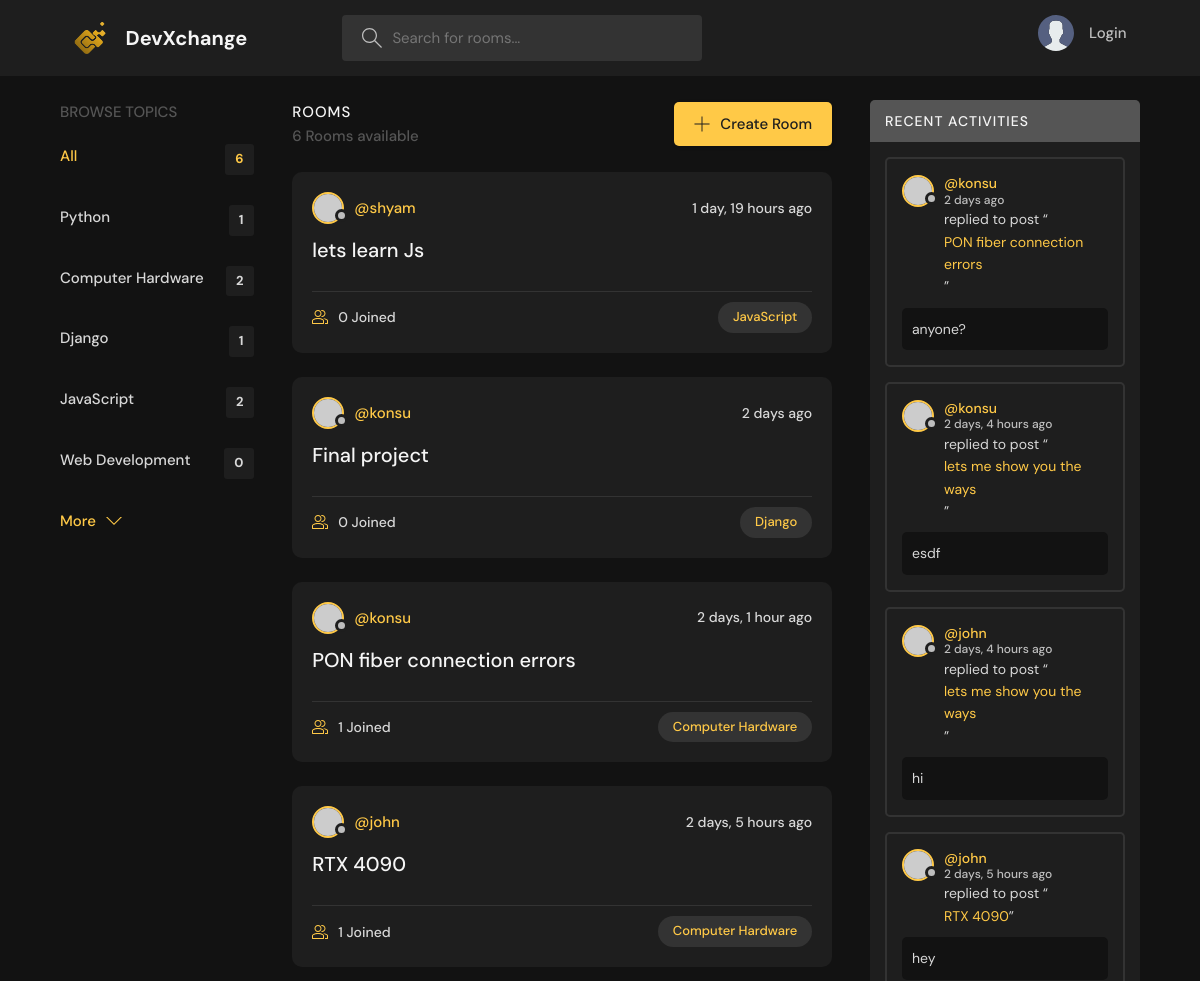
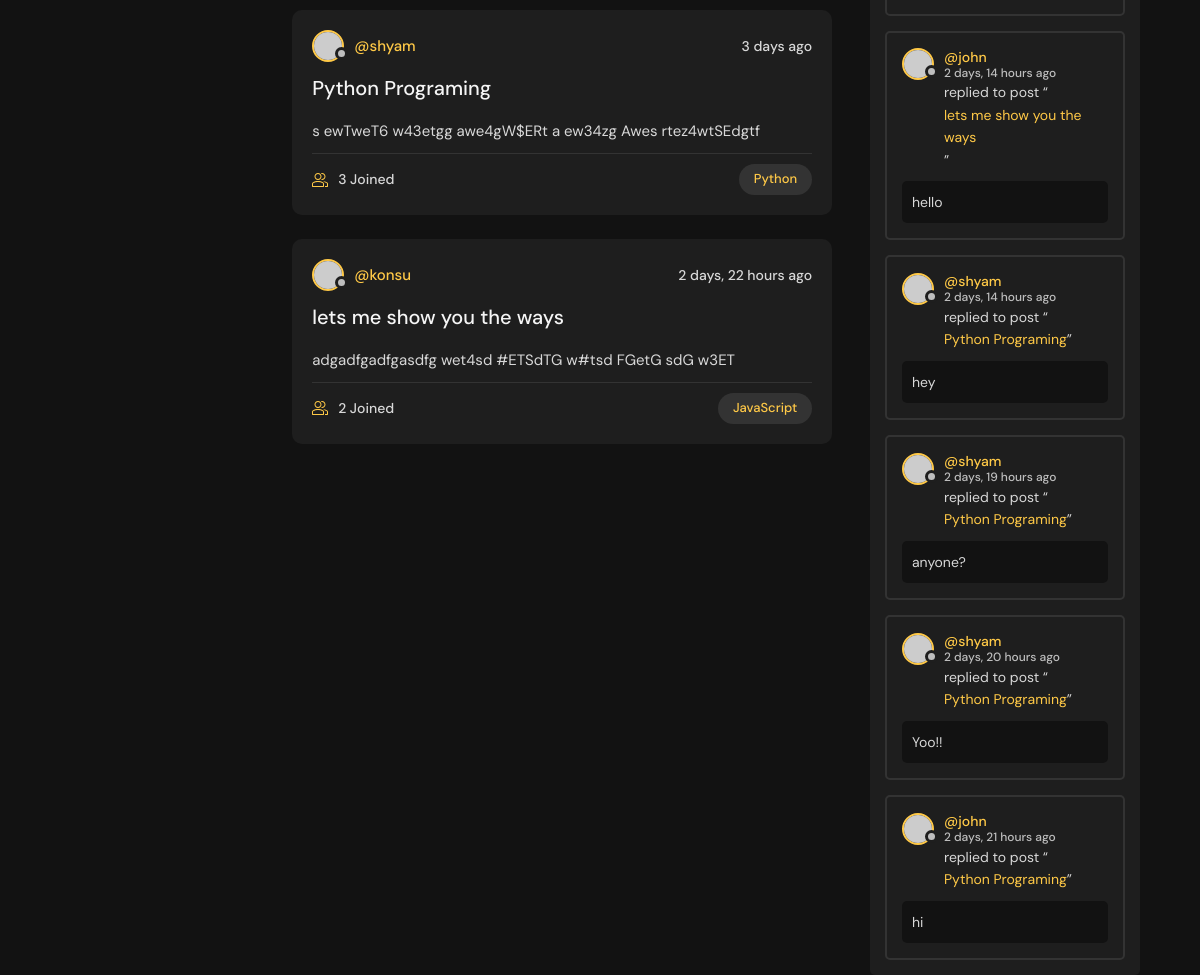
The app's page /, older data (2 pictures, top to bottom).
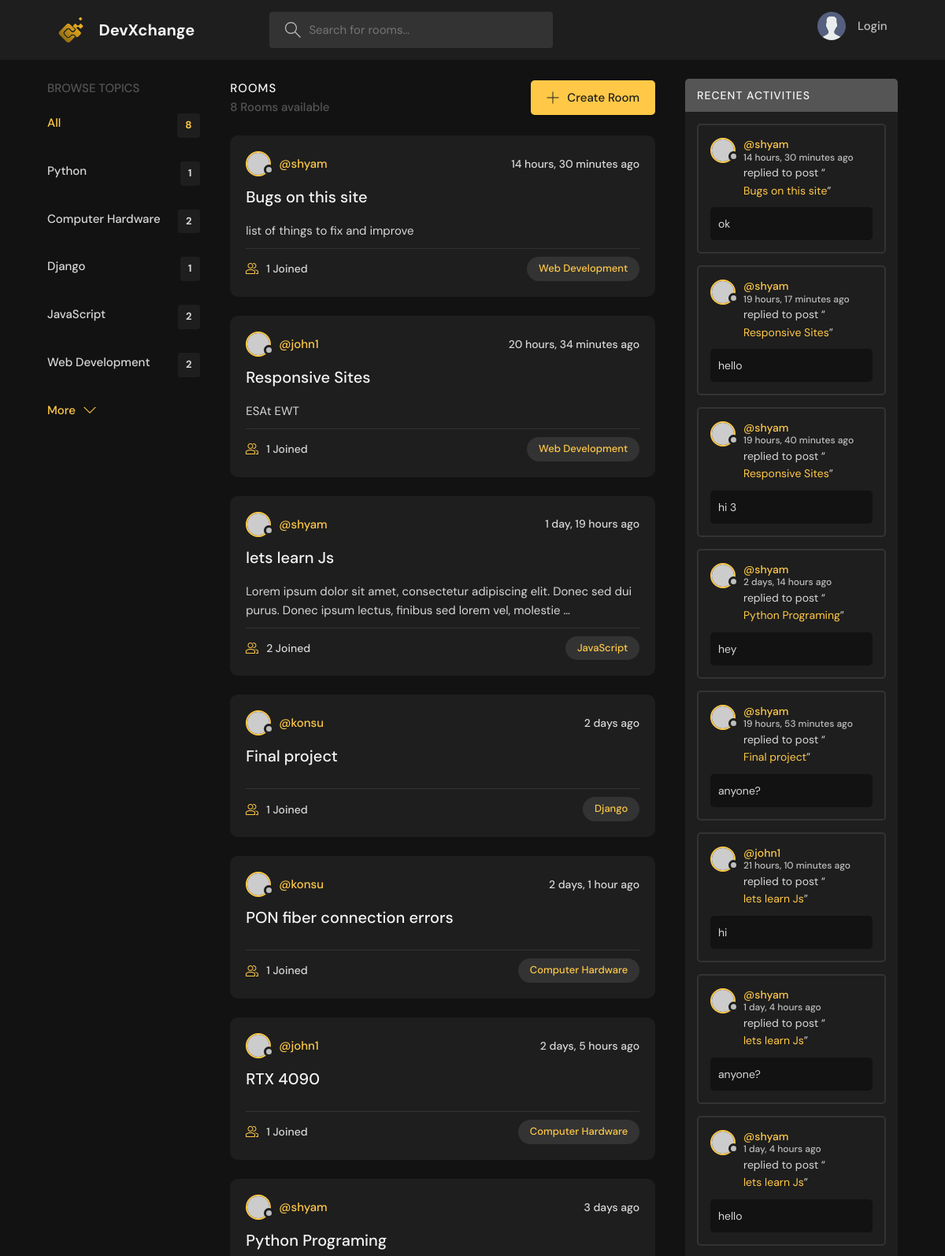
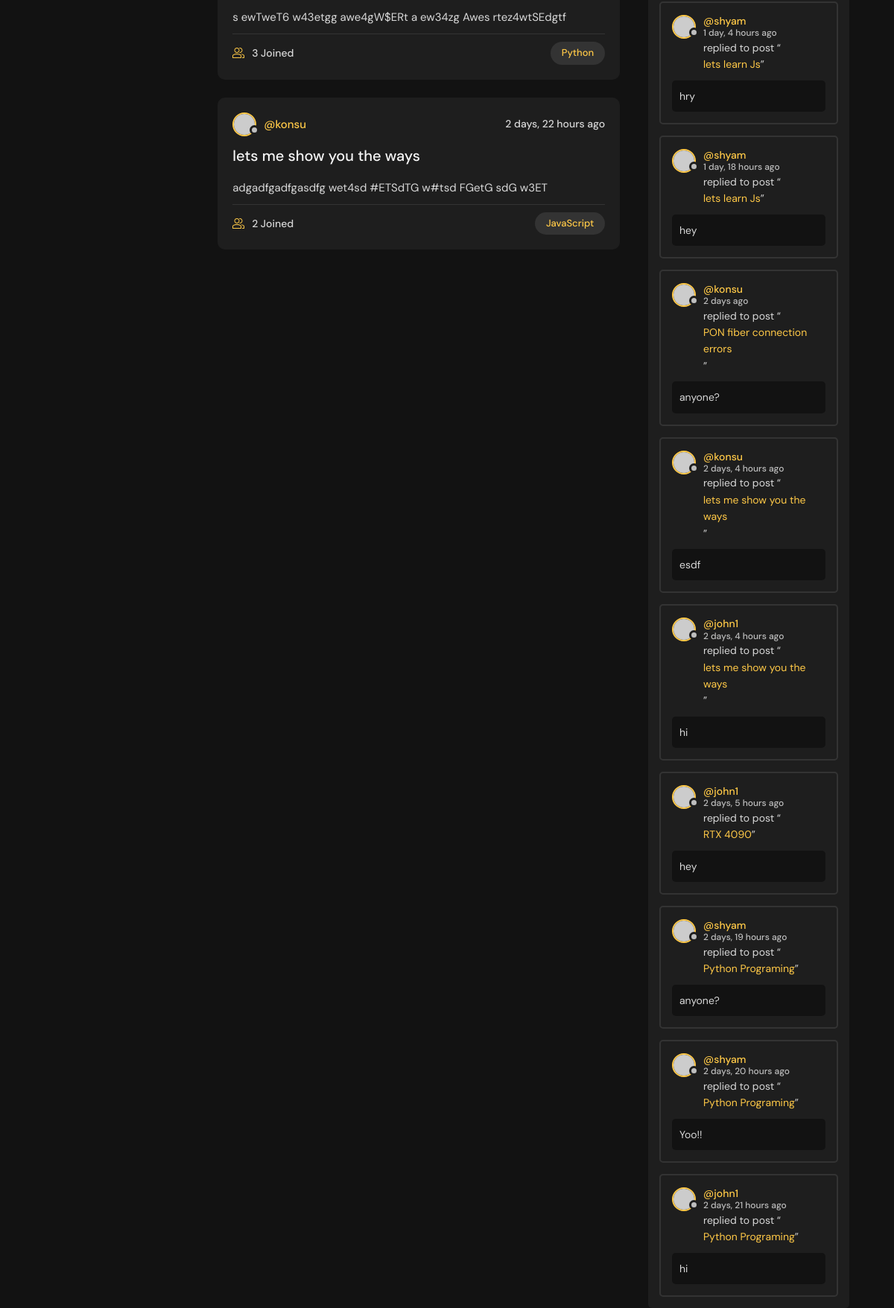
The same page, newer data (2 pictures, top to bottom).
### base/models.py (models this page shows, shortened)
class Topic(models.Model):
    name = models.CharField(max_length=128)

class Room(models.Model):
    host = models.ForeignKey(User,on_delete=models.CASCADE,null=True)
    topic = models.ForeignKey(Topic,on_delete=models.SET_NULL,null=True)
    name = models.CharField(max_length=256)
    description = models.TextField(null=True , blank= True)
    participants = models.ManyToManyField(User,related_name='participants',blank=True)
    updated = models.DateTimeField(auto_now=True)
    created = models.DateTimeField(auto_now_add=True)
    class Meta:
        ordering = ['-updated','-created']
    def __str__(self):
        return self.name

class Message(models.Model):
    user = models.ForeignKey(User,on_delete=models.CASCADE)
    room = models.ForeignKey(Room,on_delete=models.CASCADE)
    body = models.TextField()
    updated = models.DateTimeField(auto_now=True)
    created = models.DateTimeField(auto_now_add=True)
    class Meta:
        ordering = ['-updated','-created']

### base/views.py (the view)
# urls.py: path('',views.home,name="home"),
def home(request):
    q = request.GET.get('q') if request.GET.get('q') != None else ''
    rooms = Room.objects.filter(
        Q(topic__name__icontains=q) |
        Q(name__icontains=q) |
        Q(description__icontains=q)
        )
    Topics =Topic.objects.all()[0:5]
    room_count = rooms.count()
    room_messages = Message.objects.filter(Q(room__topic__name__icontains=q))
    context = {'rooms':rooms,'Topics':Topics,'room_count':room_count,'room_messages':room_messages}
    return render (request, 'base/home.html',context)

### templates/base/home.html (shortened to what this page needs)
{% extends 'main.html' %}
{% block content %}
    <main class="layout layout--3">
      <div class="container">
        {% include 'base/topics_component.html' %}
        <div class="roomList">
          <div class="roomList__header">
            <div>
              <h2>Rooms</h2>
              <p> {{room_count}} Rooms available</p>
            </div>
            <a class="btn btn--main" href="{% url 'create-room' %}">
              <svg version="1.1" xmlns="http://www.w3.org/2000/svg" width="32" height="32" viewBox="0 0 32 32">
                <title>add</title>
                <path
                  d="M16.943 0.943h-1.885v14.115h-14.115v1.885h14.115v14.115h1.885v-14.115h14.115v-1.885h-14.115v-14.115z"
                ></path>
              </svg>
              Create Room
            </a>
          </div>
          {% include 'base/feed_component.html' %}
        </div>
        {% include 'base/activity_component.html' %}
      </div>
    </main>
{% endblock content %}

### templates/base/topics_component.html
<div class="topics">
    <div class="topics__header">
      <h2>Browse Topics</h2>
    </div>
    <ul class="topics__list">
      <li>
        <a href="{% url 'home' %}" class="active">All <span>{{room_count}}</span></a>
      </li>
    {% for Topic in Topics  %}
      <li>
        <a href = "{% url 'home' %}?q={{Topic.name}}">{{Topic.name}} <span>{{Topic.room_set.all.count}}</span></a>
      </li>
    {% endfor %}
    </ul>
    <a class="btn btn--link" href="{% url 'topics' %}">
      More
      <svg version="1.1" xmlns="http://www.w3.org/2000/svg" width="32" height="32" viewBox="0 0 32 32">
        <title>chevron-down</title>
        <path d="M16 21l-13-13h-3l16 16 16-16h-3l-13 13z"></path>
      </svg>
    </a>
  </div>

### templates/base/feed_component.html (shortened to what this page needs)
{%for room in rooms%}
    <div class="roomListRoom">
        <div class="roomListRoom__header">
        <a href="{% url 'user-profile' room.host.id %}" class="roomListRoom__author">
            <div class="avatar avatar--small">
            <img src="https://randomuser.me/api/portraits/women/11.jpg" />
            </div>
            <span>@{{room.host.username}}</span>
        </a>
        <div class="roomListRoom__actions">
            <span>{{room.created|timesince}} ago</span>
        </div>
        </div>
        <div class="roomListRoom__content">
        <a href="{% url 'room' room.id %}">{{room.name}}</a>
        <p>
            {{room.description|truncatewords:20}}
        </p>
        </div>
        <div class="roomListRoom__meta">
        <a href="{% url 'room' room.id %}" class="roomListRoom__joined">
            {{room.participants.all.count}} Joined
        </a>
        <p class="roomListRoom__topic">
        <a href ="{% url 'home' %}?q={{room.topic.name}}">
            {{room.topic.name}}
        </a>
        </p>
        </div>
    </div>
{% endfor %}

### templates/base/activity_component.html (shortened to what this page needs)
<div class="activities">
        <div class="activities__header">
          <h2>Recent Activities</h2>
        </div>
        {% for message in  room_messages %}
        <div class="activities__box">
          <div class="activities__boxHeader roomListRoom__header">
            <a href="{% url 'user-profile' message.user.id %}" class="roomListRoom__author">
              <div class="avatar avatar--small">
                <img src="https://randomuser.me/api/portraits/women/11.jpg" />
              </div>
              <p>
                @{{message.user}}
                <span>{{message.created|timesince}} ago</span>
              </p>
            </a>
          </div>
          <div class="activities__boxContent">
            <p>replied to post “<a href = {% url 'room' message.room.id %} >{{message.room}} </a>”</p>
            <div class="activities__boxRoomContent">
              {{message.body}}
            </div>
          </div>
        </div>
        {% endfor %}
</div>

Row changes from the older to the newer data that the page shows:
removed Message: user "john", created "2 days, 14 hours", room "lets me show you the ways", body "hello"
computed for Topic "Web Development": room_set.all.count "0" → "2"
added Room: host.username "shyam", created "14 hours, 30 minutes", name "Bugs on this site", description "list of things to fix and improve", participants.all.count "1", topic.name "Web Development"
added Room: host.username "john1", created "20 hours, 34 minutes", name "Responsive Sites", description "ESAt EWT", participants.all.count "1", topic.name "Web Development"
changed Room "lets learn Js": description (not shown) → "Lorem ipsum dolor sit amet, consectetur adipiscing elit. Donec sed dui purus. Donec ipsum lectus, finibus sed lorem vel, molestie …"; participants.all.count "0" → "2"
computed for Room "Final project": participants.all.count "0" → "1"
changed through a linked row, Room "RTX 4090": host.username "john" → "john1"
added Message: user "shyam", created "14 hours, 30 minutes", room "Bugs on this site", body "ok"
added Message: user "shyam", created "19 hours, 17 minutes", room "Responsive Sites", body "hello"
added Message: user "shyam", created "19 hours, 40 minutes", room "Responsive Sites", body "hi 3"
changed Message "2 days, 14 hours": moves up the list
added Message: user "shyam", created "19 hours, 53 minutes", room "Final project", body "anyone?"
added Message: user "john1", created "21 hours, 10 minutes", room "lets learn Js", body "hi"
added Message: user "shyam", created "1 day, 4 hours", room "lets learn Js", body "anyone?"
added Message: user "shyam", created "1 day, 4 hours", room "lets learn Js", body "hello"
added Message: user "shyam", created "1 day, 4 hours", room "lets learn Js", body "hry"
added Message: user "shyam", created "1 day, 18 hours", room "lets learn Js", body "hey"
changed through a linked row, Message (number 13 of 17 on the later page): user "john" → "john1"
changed through a linked row, Message "2 days, 5 hours": user "john" → "john1"
changed through a linked row, Message "2 days, 21 hours": user "john" → "john1"
Text that changed along with them:
{{ room_count }}: "6" → "8"
